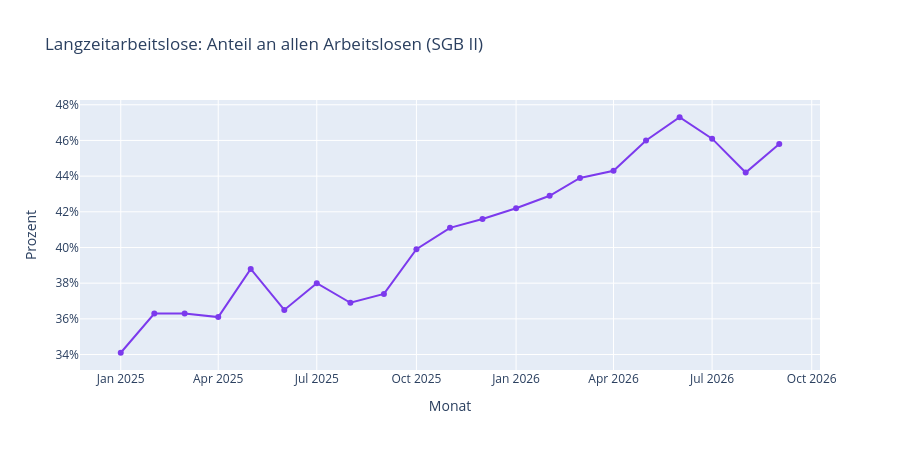

Notebook source saved alongside this figure:
### Markdown cell above
## 3. Langzeitarbeitslosigkeit

Anteil der Langzeitarbeitslosen (≥ 1 Jahr arbeitslos) am gesamten Bestand der Arbeitslosen im
SGB II — die absolute Entwicklung ist bereits in der Übersicht oben enthalten.

### Code cell
lza_anteil = (lza / bestand * 100).round(1)

fig = go.Figure()
fig.add_trace(go.Scatter(
    x=lza_anteil.index, y=lza_anteil.values, name="Anteil Langzeitarbeitslose",
    mode="lines+markers", line=dict(color="#7c3aed"), marker=dict(symbol="circle", size=6),
    hovertemplate="%{y}<extra></extra>",
))
fig.update_layout(
    title="Langzeitarbeitslose: Anteil an allen Arbeitslosen (SGB II)",
    yaxis_title="Prozent",
    yaxis_ticksuffix="%",
    xaxis_title="Monat",
    hovermode="x unified",
    showlegend=False,
    height=450,
)
fig.show()

print(f"Langzeitarbeitslose: {lza.iloc[0]:.0f} ({lza.index[0]:%b %Y}) -> {lza.iloc[-1]:.0f} ({lza.index[-1]:%b %Y})")
print(f"Anteil am Bestand: {lza_anteil.iloc[0]:.1f}% -> {lza_anteil.iloc[-1]:.1f}%")

### Figure 1 — Plotly figure (JSON) as saved in the notebook; plotly's stock layout.template omitted (floating-point values rounded to 4 significant figures)
{"data": [{"hovertemplate": "%{y}<extra></extra>", "line": {"color": "#7c3aed"}, "marker": {"size": 6, "symbol": "circle"}, "mode": "lines+markers", "name": "Anteil Langzeitarbeitslose", "type": "scatter", "x": ["2025-01-01T00:00:00", "2025-02-01T00:00:00", "2025-03-01T00:00:00", "2025-04-01T00:00:00", "2025-05-01T00:00:00", "2025-06-01T00:00:00", "2025-07-01T00:00:00", "2025-08-01T00:00:00", "2025-09-01T00:00:00", "2025-10-01T00:00:00", "2025-11-01T00:00:00", "2025-12-01T00:00:00", "2026-01-01T00:00:00", "2026-02-01T00:00:00", "2026-03-01T00:00:00", "2026-04-01T00:00:00", "2026-05-01T00:00:00", "2026-06-01T00:00:00", "2026-07-01T00:00:00", "2026-08-01T00:00:00", "2026-09-01T00:00:00"], "y": [34.1, 36.3, 36.3, 36.1, 38.8, 36.5, 38.0, 36.9, 37.4, 39.9, 41.1, 41.6, 42.2, 42.9, 43.9, 44.3, 46.0, 47.3, 46.1, 44.2, 45.8]}], "layout": {"height": 450, "hovermode": "x unified", "showlegend": false, "title": {"text": "Langzeitarbeitslose: Anteil an allen Arbeitslosen (SGB II)"}, "xaxis": {"title": {"text": "Monat"}}, "yaxis": {"ticksuffix": "%", "title": {"text": "Prozent"}}}}
